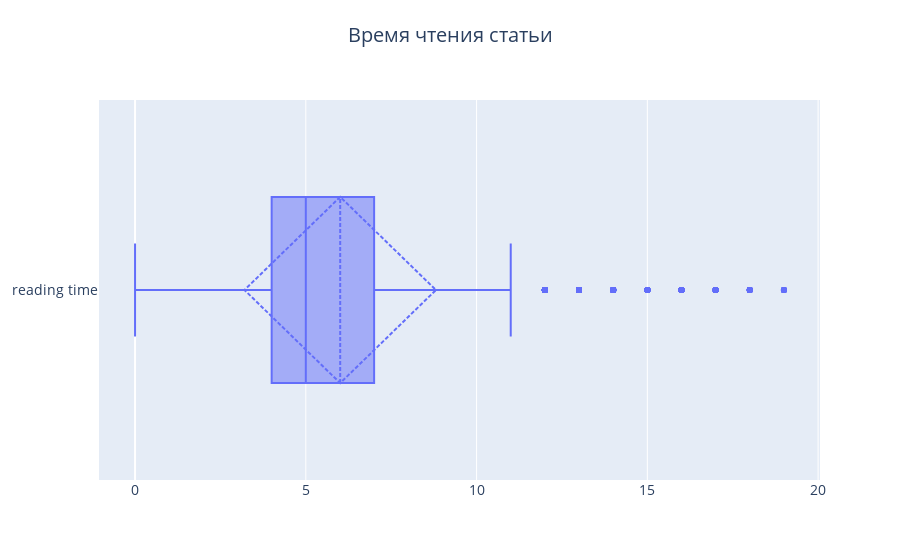

Notebook code for this chart:
### Code cell
# df.boxplot(column='reading_time')
reading_time = df.reading_time.loc[df.reading_time < 20]

box = go.Figure(
    data=go.Box(
        name='reading time',
        x=reading_time,
        boxmean='sd'  # represent mean and standard deviation
    )
)

box.update_layout(
    title='Время чтения статьи', title_font_size=20, title_x=0.5, title_y=0.95,
    xaxis_tickfont_size=14, yaxis_tickfont_size=14,

)

box.show()

### Figure 1 — Plotly figure (JSON) as saved in the notebook; plotly's stock layout.template omitted (floating-point values rounded to 4 significant figures; data arrays with more than 128 entries replaced by an {"elided": "..."} marker saying what was removed)
{"data": [{"boxmean": "sd", "name": "reading time", "x": {"elided": "6463 int values"}, "type": "box"}], "layout": {"title": {"text": "Время чтения статьи", "font": {"size": 20}, "x": 0.5, "y": 0.95}, "xaxis": {"tickfont": {"size": 14}}, "yaxis": {"tickfont": {"size": 14}}}}
